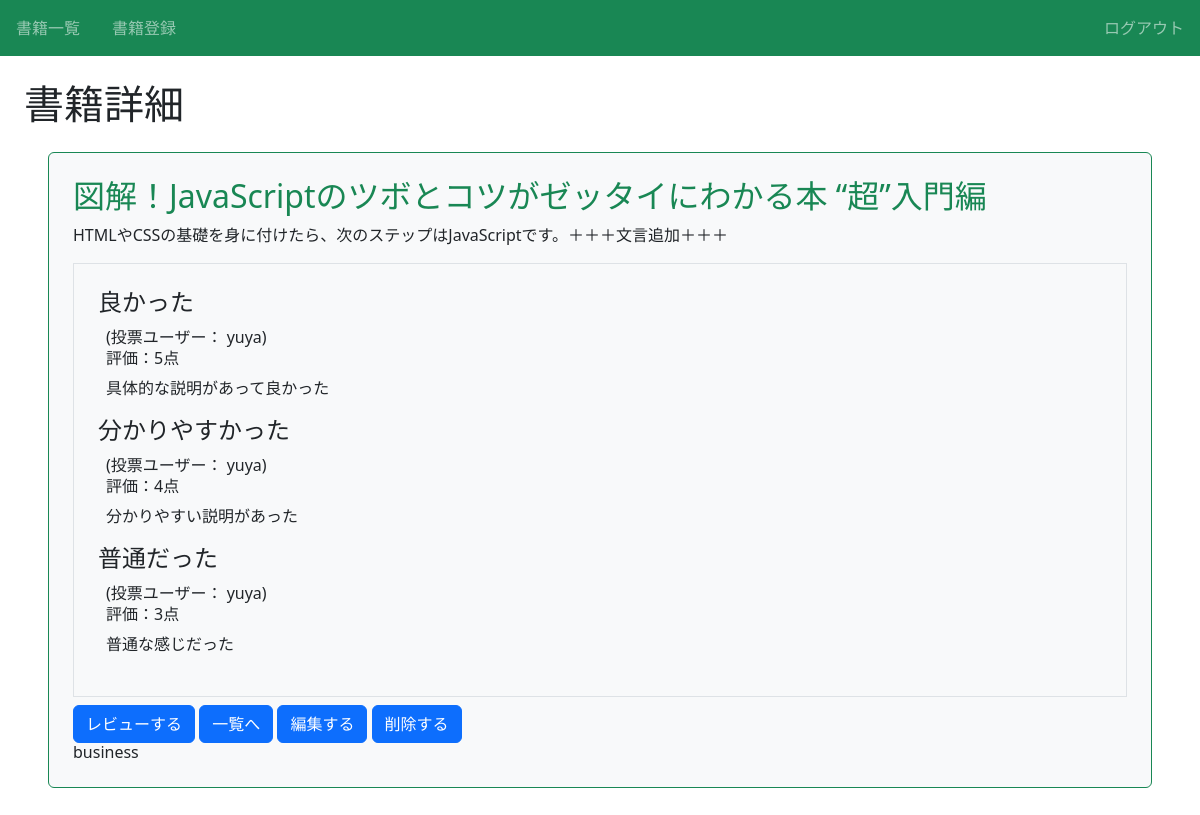
/book/8/detail/ (signed in), run on the app's committed database.
### book/models.py (models this page shows, shortened)
class Book(models.Model):
    title = models.CharField(max_length=100)
    text = models.TextField()
    thumbnail = models.ImageField(null=True, blank=True)
    category = models.CharField(
        max_length=100,
        choices = CATEGORY
    )
    user = models.ForeignKey("auth.User", on_delete=models.CASCADE)

class Review(models.Model):
    book = models.ForeignKey(Book, on_delete=models.CASCADE)
    title = models.CharField(max_length=100)
    text = models.TextField()
    rate = models.IntegerField(choices=RATE_CHOICE)
    user = models.ForeignKey('auth.User', on_delete=models.CASCADE)

### book/views.py (the view)
# urls.py: path('book/<int:pk>/detail/', views.DetailBookView.as_view(), name='detail-book'),
class DetailBookView(LoginRequiredMixin, DetailView):
    template_name = 'book/book_detail.html'
    model = Book

### book/templates/book/book_detail.html (shortened to what this page needs)
{% extends 'base.html' %}
{% block h1 %}書籍詳細{% endblock %}
{% block content %}
  <div class="p-4 m-4 bg-light border border-success rounded">
    <h2 class="text-success">{{ object.title }}</h2>
    <p>{{ object.text }}</p>
    <div class="border p-4 mb-2">
      {% for review in object.review_set.all %}
      <div>
        <h3 class="h4">{{ review.title }}</h3>
        <div class="px-2">
          <span>(投票ユーザー： {{ review.user.username }})</span>
          <h6>評価：{{ review.rate }}点</h6>
          <p>{{ review.text }}</p>
        </div>
      </div>
      {% endfor %}
    </div>
    <a href="{% url 'review' object.pk %}" class="btn btn-primary">レビューする</a>
    <a href="{% url 'list-book' %}" class="btn btn-primary">一覧へ</a>
    <a href="{% url 'update-book' object.pk %}" class="btn btn-primary">編集する</a>
    <a href="{% url 'delete-book' object.pk %}" class="btn btn-primary">削除する</a>
    <h6 class="card-title">{{ object.category }}</h6>
  </div>
{% endblock %}

### book/static/book/css/style.css (style rules this page uses)
a { text-decoration: none; }

### data on the page
Book: title "図解！JavaScriptのツボとコツがゼッタイにわかる本 “超”入門編", text "HTMLやCSSの基礎を身に付けたら、次のステップはJavaScriptです。＋＋＋文言追加＋＋＋", category "business"
Review: title "良かった", user.username "yuya", rate "5", text "具体的な説明があって良かった"
Review: title "分かりやすかった", user.username "yuya", rate "4", text "分かりやすい説明があった"
Review: title "普通だった", user.username "yuya", rate "3", text "普通な感じだった"
